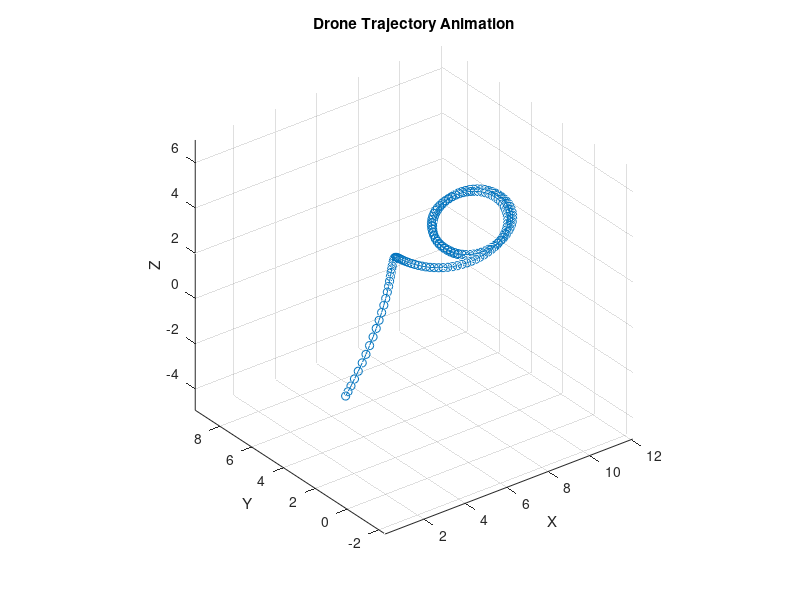
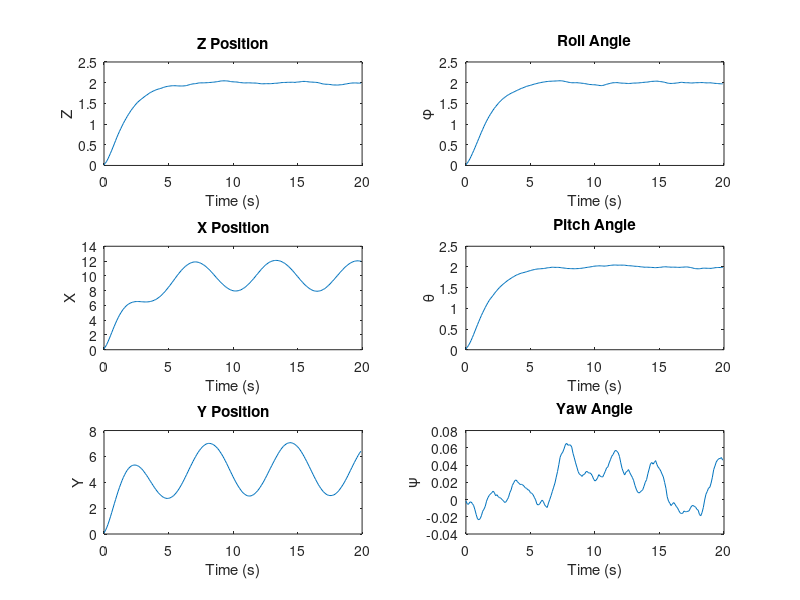

Reproduce these figures in MATLAB, in order. (Note: this script raises an error after producing the figures.)
clear all;
close all;
clc;

%% Parameters of drone
m = 0.6150; % mass
g = 9.81; % gravity

omega = 0.4; % We define omega = -w1-w2+w3+w4, with wi the angular velocity for each rotor.
Jx = 0.0154;
Jy = 0.0154;
Jz = 0.0309;
Jr = 0.05; % Inertia of the entire motors and rotors around the axis of the body.

a1 = (Jy - Jz) / Jx;  b1 = Jr * omega / Jx;  c1 = 1 / Jx;
a2 = (Jz - Jx) / Jy;  b2 = Jr * omega / Jy;  c2 = 1 / Jy;
a3 = (Jx - Jy) / Jz;  c3 = 1 / Jz;

%% Initialization
% Initial position, velocity, acceleration, and pose
x = 0;  x_dot = 0;
y = 0;  y_dot = 0;
z = 0;  z_dot = 0;

phi = 0;  phi_dot = 0;
theta = 0;  theta_dot = 0;
psi = 0;  psi_dot = 0;

% Target position, velocity, acceleration, and pose
xd = 10;  xd_v = 0;  xd_a = 0;
yd = 10;  yd_v = 0;  yd_a = 0;
zd = 10;  zd_v = 0;  zd_a = 0;

phid = 2;  dphid = 0;  ddphid=0;
thetad = 2;  dthetad = 0;  ddthetad=0;
psid = 0;  dpsid = 0;  ddpsid=0;

% Gains
[k1,k2,k3,k4,k5,k6,k7,k8,k9,k10,k11,k12] = deal(1);


%% Trajectory
% New trajectory parameters
a_traj_x = 5;  % The long half-axis of the elliptical trajectory
b_traj_y = 3;  % The short half-axis of an elliptical trajectory
theta_traj = pi/4;  % Angle of rotation of elliptical trajectory

% Add panning offset
x_offset = 10;
y_offset = 5;


%% Loop

num_steps = 200;
dt = 0.1;  % Adjusted time step for better animation

% Arrays to store state values
phi_array = zeros(num_steps, 1);
theta_array = zeros(num_steps, 1);
psi_array = zeros(num_steps, 1);
z_array = zeros(num_steps, 1);
x_array = zeros(num_steps, 1);
y_array = zeros(num_steps, 1);

figure;

for t = 1:num_steps
    % Adding noises to states
    x1 = phi+0.1*randn(1);
    x2 = phi_dot+0.1*randn(1);
    x3 = theta+0.1*randn(1);
    x4 = theta_dot+0.1*randn(1);
    x5 = psi+0.1*randn(1);
    x6 = psi_dot+0.1*randn(1);
    x7 = z+0*randn(1);
    x8 = z_dot+0.1*randn(1);
    x9 = x+0.1*randn(1);
    x10 = x_dot+0.1*randn(1);
    x11 = y+0.1*randn(1);
    x12 = y_dot+0.1*randn(1);
    
    % Calculate the elliptical trajectory position and add a translation offset
    xd = a_traj_x * cos(t*dt) * cos(theta_traj) - b_traj_y * sin(t*dt) * sin(theta_traj) + x_offset;
    yd = a_traj_x * cos(t*dt) * sin(theta_traj) + b_traj_y * sin(t*dt) * cos(theta_traj) + y_offset;
    zd = 2;  % A fixed height is still used here
    
    % Position system
    ez_dot = x8 - zd_v;
    e2 = x8 - zd_v + k1 * (x7 - zd);
    ex_dot = x10 - xd_v;
    e3 = x10 - xd_v + k3 * (x9 - xd);
    ey_dot = x12 - yd_v;
    e4 = x12 - yd_v + k5 * (x11 - yd);
    
    u1 = m * (g - zd_a + k1 * ez_dot + k2 * e2) / (cos(x1) * cos(x3));
    ux = m * (-xd_a + k3 * ex_dot + k4 * e3) / u1;
    uy = m * (-yd_a + k5 * ey_dot + k6 * e4) / u1;

    % Pose system
%     phid = asin(ux * sin(x5) - uy * cos(x5));
%     thetad = asin(ux / (cos(x1) * cos(x5)) - sin(x1) * sin(x5) / (cos(x1) * cos(x5)));
    
    ephi_dot = x2 - dphid;
    e5 = x2 - dphid + k7 * (x1 - phid);
    etheta_dot = x4 - dthetad;
    e6 = x4 - dthetad + k9 * (x3 - thetad);
    epsi_dot = x6 - dpsid;
    e7 = x6 - dpsid + k11 * (x5 - psid);
    
    u2 = (-x4 * x6 * a1 + x4 * b1 + ddphid - k7 * ephi_dot - k8 * e5) / c1;
    u3 = (-x2 * x6 * a2 + x2 * b2 + ddthetad - k9 * etheta_dot - k10 * e6) / c2;
    u4 = (-x2 * x4 * a3 + ddpsid - k11 * epsi_dot - k12 * e7) / c3;

    % Update of states
    phi_double_dot = x4 * x6 * a1 - x4 * b1 + c1 * u2;
    theta_double_dot = x2 * x6 * a2 - x2 * b2 + c2 * u3;
    psi_double_dot = x2 * x4 * a3 + c3 * u4;
    z_double_dot = g - u1 * cos(x1) * cos(x3) / m;
    x_double_dot = -u1 * ux / m;
    y_double_dot = -u1 * uy / m;

    % Euler integration to update velocities
    phi_dot = phi_dot + phi_double_dot * dt;
    theta_dot = theta_dot + theta_double_dot * dt;
    psi_dot = psi_dot + psi_double_dot * dt;
    z_dot = z_dot + z_double_dot * dt;
    x_dot = x_dot + x_double_dot * dt;
    y_dot = y_dot + y_double_dot * dt;

    % Euler integration to update states
    phi = phi + phi_dot * dt;
    theta = theta + theta_dot * dt;
    psi = psi + psi_dot * dt;
    z = z + z_dot * dt;
    x = x + x_dot * dt;
    y = y + y_dot * dt;

    % Store state values
    if t <= num_steps
        phi_array(t,1) = phi;
        theta_array(t) = theta;
        psi_array(t) = psi;
        z_array(t) = z;
        x_array(t) = x;
        y_array(t) = y;
    end

    % Plot animation
    plot3(x_array, y_array, z_array, '-o');
    xlabel('X');
    ylabel('Y');
    zlabel('Z');
    title('Drone Trajectory Animation');
    grid on;
    axis equal;
    drawnow;
end
%% Create subplots for each state variable
figure;

subplot(3, 2, 2);
plot(0:dt:(num_steps-1)*dt, phi_array, '-');
xlabel('Time (s)');
ylabel('\phi');
title('Roll Angle');

subplot(3, 2, 4);
plot(0:dt:(num_steps-1)*dt, theta_array, '-');
xlabel('Time (s)');
ylabel('\theta');
title('Pitch Angle');

subplot(3, 2, 6);
plot(0:dt:(num_steps-1)*dt, psi_array, '-');
xlabel('Time (s)');
ylabel('\psi');
title('Yaw Angle');

subplot(3, 2, 1);
plot(0:dt:(num_steps-1)*dt, z_array, '-');
xlabel('Time (s)');
ylabel('Z');
title('Z Position');

subplot(3, 2, 3);
plot(0:dt:(num_steps-1)*dt, x_array, '-');
xlabel('Time (s)');
ylabel('X');
title('X Position');

subplot(3, 2, 5);
plot(0:dt:(num_steps-1)*dt, y_array, '-');
xlabel('Time (s)');
ylabel('Y');
title('Y Position');

% Adjust the layout
sgtitle('Drone State Variables Over Time');
% Compare the final value with noise and the value disered.
disp('final value for 6 outputs');
disp(x_array(num_steps));
disp(y_array(num_steps));
disp(z_array(num_steps));
disp(phi_array(num_steps));
disp(theta_array(num_steps));
disp(psi_array(num_steps));
